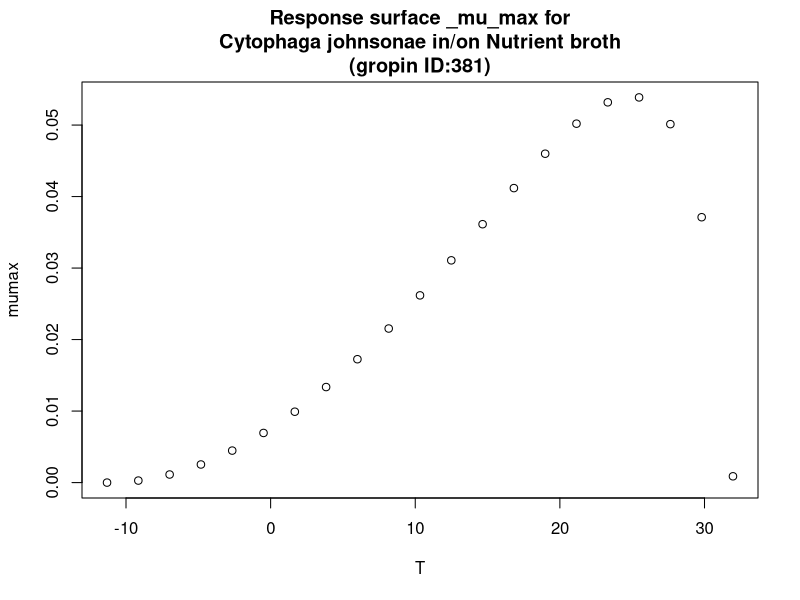

The R script that drew this image:
#############################
# start of Parameter script
#############################
T <- seq(-11.3113,31.968031968032,length.out=21)
#############################
# end of Parameter script
#############################
############################# 
# start of Model script Gropin ID 381 
#############################
 
# constant coefficients for this model
 
variables <- data.frame(T)
argumentsPar <- unique.data.frame(expand.grid(variables))
 
# heart of the model
response_surface <- function(T) {
   mumax <-(5.4*(10^-2)*(T-32)*((T+11.3)^2))/((24.9+11.3)*((24.9+11.3)*(T-24.9)-(24.9-32)*(24.9-11.3-2*T)))

	return(mumax=mumax)
} 

# output parameters
responseSurface <- cbind(argumentsPar,response_surface(argumentsPar['T']))
colnames(responseSurface) <- c(colnames(argumentsPar),'mumax')
#############################
# End of Model script
#############################
############################# 
# start of Visualisation script Gropin ID 381 
#############################
titleText <-'Response surface _mu_max for
Cytophaga johnsonae in/on Nutrient broth
(gropin ID:381)'
plot(T,responseSurface$'mumax',xlab='T',
                          ylab='mumax',main=titleText)
#############################
# End of Visualisation script
#############################
